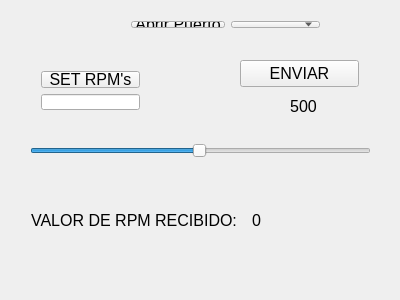
<?xml version="1.0" encoding="UTF-8"?>
<ui version="4.0">
 <class>Widget</class>
 <widget class="QWidget" name="Widget">
  <property name="geometry">
   <rect>
    <x>0</x>
    <y>0</y>
    <width>400</width>
    <height>300</height>
   </rect>
  </property>
  <property name="windowTitle">
   <string>Menu control RPM</string>
  </property>
  <widget class="QSlider" name="horizontalSlider">
   <property name="geometry">
    <rect>
     <x>30</x>
     <y>140</y>
     <width>341</width>
     <height>22</height>
    </rect>
   </property>
   <property name="font">
    <font>
     <pointsize>12</pointsize>
    </font>
   </property>
   <property name="minimum">
    <number>5</number>
   </property>
   <property name="maximum">
    <number>1000</number>
   </property>
   <property name="value">
    <number>500</number>
   </property>
   <property name="orientation">
    <enum>Qt::Horizontal</enum>
   </property>
  </widget>
  <widget class="QLabel" name="label_2">
   <property name="geometry">
    <rect>
     <x>280</x>
     <y>100</y>
     <width>47</width>
     <height>13</height>
    </rect>
   </property>
   <property name="font">
    <font>
     <pointsize>12</pointsize>
    </font>
   </property>
   <property name="text">
    <string>500</string>
   </property>
   <property name="alignment">
    <set>Qt::AlignCenter</set>
   </property>
  </widget>
  <widget class="QPushButton" name="pushButton_3">
   <property name="geometry">
    <rect>
     <x>240</x>
     <y>60</y>
     <width>119</width>
     <height>27</height>
    </rect>
   </property>
   <property name="font">
    <font>
     <pointsize>12</pointsize>
    </font>
   </property>
   <property name="text">
    <string>ENVIAR</string>
   </property>
  </widget>
  <widget class="QWidget" name="layoutWidget">
   <property name="geometry">
    <rect>
     <x>120</x>
     <y>10</y>
     <width>211</width>
     <height>29</height>
    </rect>
   </property>
   <property name="font">
    <font>
     <pointsize>12</pointsize>
    </font>
   </property>
   <layout class="QHBoxLayout" name="horizontalLayout">
    <item>
     <widget class="QPushButton" name="pushButton">
      <property name="font">
       <font>
        <pointsize>12</pointsize>
       </font>
      </property>
      <property name="text">
       <string>Abrir Puerto</string>
      </property>
     </widget>
    </item>
    <item>
     <widget class="QComboBox" name="comboBox">
      <property name="font">
       <font>
        <pointsize>12</pointsize>
       </font>
      </property>
     </widget>
    </item>
   </layout>
  </widget>
  <widget class="QWidget" name="layoutWidget">
   <property name="geometry">
    <rect>
     <x>30</x>
     <y>60</y>
     <width>121</width>
     <height>61</height>
    </rect>
   </property>
   <property name="font">
    <font>
     <pointsize>12</pointsize>
    </font>
   </property>
   <layout class="QVBoxLayout" name="verticalLayout">
    <item>
     <widget class="QPushButton" name="pushButton_2">
      <property name="font">
       <font>
        <pointsize>12</pointsize>
       </font>
      </property>
      <property name="text">
       <string>SET RPM's</string>
      </property>
     </widget>
    </item>
    <item>
     <widget class="QLineEdit" name="lineEdit">
      <property name="font">
       <font>
        <pointsize>12</pointsize>
       </font>
      </property>
     </widget>
    </item>
   </layout>
  </widget>
  <widget class="QWidget" name="layoutWidget">
   <property name="geometry">
    <rect>
     <x>20</x>
     <y>200</y>
     <width>261</width>
     <height>41</height>
    </rect>
   </property>
   <layout class="QHBoxLayout" name="horizontalLayout_2">
    <item>
     <widget class="QLabel" name="label">
      <property name="font">
       <font>
        <pointsize>12</pointsize>
       </font>
      </property>
      <property name="text">
       <string>VALOR DE RPM RECIBIDO:</string>
      </property>
      <property name="alignment">
       <set>Qt::AlignCenter</set>
      </property>
     </widget>
    </item>
    <item>
     <widget class="QLabel" name="label_3">
      <property name="font">
       <font>
        <pointsize>12</pointsize>
       </font>
      </property>
      <property name="text">
       <string>0</string>
      </property>
      <property name="alignment">
       <set>Qt::AlignCenter</set>
      </property>
     </widget>
    </item>
   </layout>
  </widget>
 </widget>
 <layoutdefault spacing="6" margin="11"/>
 <resources/>
 <connections/>
</ui>
